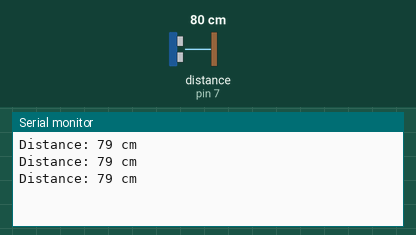
Simulated run of this sketch. Board: Arduino Uno, built with avr-gcc and run on an emulated ATmega328P. Parts: the last lines printed to the serial monitor. Wiring (inferred from the names in the program): ultrasonic range finder: trigger pin 4; echo pin 7. The test bench sets the inputs (shaded band); at power-on: distance to the obstacle (sensor on pin 7) 80 cm. The echo pulse lasts 58.3 µs per cm.

Above: at 1.3 s.
1.4 s: distance to the obstacle (sensor on pin 7) set to 2 cm
At 1.9 s:
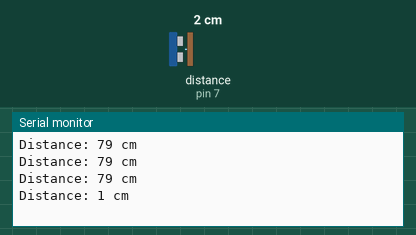
2.9 s: distance to the obstacle (sensor on pin 7) set to 4 cm
At 3.4 s:
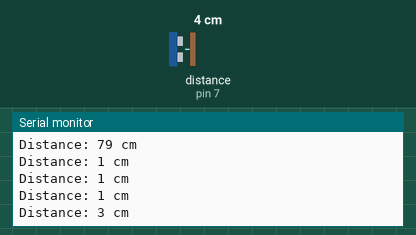
Timing chart, 0 to 5.9 s (numbered marks = the images above; inputs shaded):
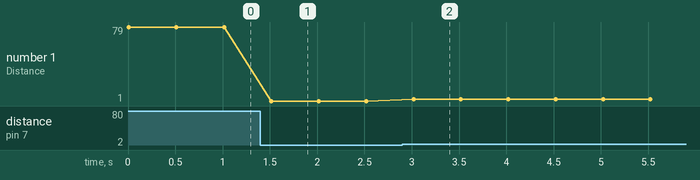

Measured:
- after the input at 1.4 s, the serial monitor: prints a new line after 0.12 s (image 1)
- after the input at 2.9 s, the serial monitor: prints a new line after 0.12 s (image 2)
- plotted number 1: 79 → 1 after the input at 1.4 s, 1 → 3 after the input at 2.9 s

The sketch:

ultrasonic_sensor.ino
```cpp
/* connections:-
hc sr04 ultrasonic sensor used
trig(input) connected to 4
echo(output) to 7 */


const int echo_pin=7;
const int trig_pin=4;

void setup(){
  pinMode(echo_pin,INPUT);
  pinMode(trig_pin,OUTPUT);
  Serial.begin(9600);

}

void loop(){
  digitalWrite(trig_pin,LOW);
  delayMicroseconds(2); //set it to low for safety
  digitalWrite(trig_pin,HIGH);
  delayMicroseconds(10);
  digitalWrite(trig_pin,LOW); //short pulse created

  long duration=pulseIn(echo_pin,HIGH);
  int distance = duration * 0.0343 / 2;      //formula
  Serial.print("Distance: ");
  Serial.print(distance);
  Serial.println(" cm");

  delay(500);      //delay sometime for safe reaadings

}
```
